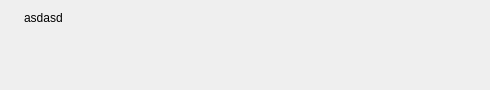
<?xml version="1.0" encoding="UTF-8"?>
<ui version="4.0">
 <class>ResultWidget</class>
 <widget class="QWidget" name="ResultWidget">
  <property name="geometry">
   <rect>
    <x>0</x>
    <y>0</y>
    <width>490</width>
    <height>90</height>
   </rect>
  </property>
  <property name="windowTitle">
   <string>Form</string>
  </property>
  <layout class="QFormLayout" name="formLayout">
   <item row="0" column="0">
    <widget class="QLabel" name="Name">
     <property name="text">
      <string/>
     </property>
     <property name="pixmap">
      <pixmap>../../../../../usr/share/icons/Numix/32x32/mimetypes/application-document.svg</pixmap>
     </property>
     <property name="scaledContents">
      <bool>false</bool>
     </property>
    </widget>
   </item>
   <item row="0" column="1">
    <widget class="QLabel" name="label">
     <property name="text">
      <string>asdasd</string>
     </property>
    </widget>
   </item>
  </layout>
 </widget>
 <resources/>
 <connections/>
</ui>
